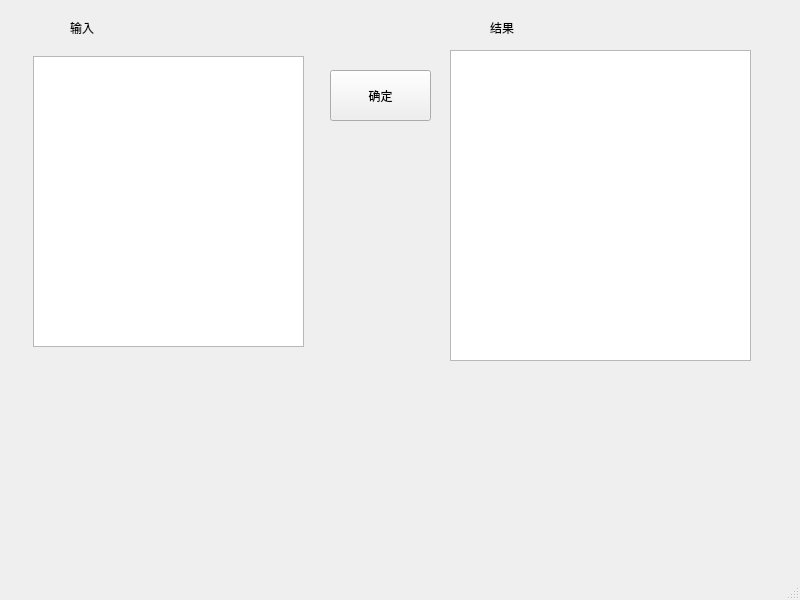
<?xml version="1.0" encoding="UTF-8"?>
<ui version="4.0">
 <class>MainWindow</class>
 <widget class="QMainWindow" name="MainWindow">
  <property name="geometry">
   <rect>
    <x>0</x>
    <y>0</y>
    <width>800</width>
    <height>600</height>
   </rect>
  </property>
  <property name="windowTitle">
   <string>MainWindow</string>
  </property>
  <widget class="QWidget" name="centralwidget">
   <widget class="QPushButton" name="pushButton">
    <property name="geometry">
     <rect>
      <x>330</x>
      <y>70</y>
      <width>101</width>
      <height>51</height>
     </rect>
    </property>
    <property name="text">
     <string>确定</string>
    </property>
   </widget>
   <widget class="QTextEdit" name="textEdit">
    <property name="geometry">
     <rect>
      <x>33</x>
      <y>56</y>
      <width>271</width>
      <height>291</height>
     </rect>
    </property>
   </widget>
   <widget class="QTextBrowser" name="textBrowser">
    <property name="geometry">
     <rect>
      <x>450</x>
      <y>50</y>
      <width>301</width>
      <height>311</height>
     </rect>
    </property>
   </widget>
   <widget class="QLabel" name="label">
    <property name="geometry">
     <rect>
      <x>70</x>
      <y>20</y>
      <width>72</width>
      <height>15</height>
     </rect>
    </property>
    <property name="text">
     <string>输入</string>
    </property>
   </widget>
   <widget class="QLabel" name="label_2">
    <property name="geometry">
     <rect>
      <x>490</x>
      <y>20</y>
      <width>72</width>
      <height>15</height>
     </rect>
    </property>
    <property name="text">
     <string>结果</string>
    </property>
   </widget>
  </widget>
  <widget class="QMenuBar" name="menubar">
   <property name="geometry">
    <rect>
     <x>0</x>
     <y>0</y>
     <width>800</width>
     <height>26</height>
    </rect>
   </property>
  </widget>
  <widget class="QStatusBar" name="statusbar"/>
 </widget>
 <resources/>
 <connections/>
</ui>
